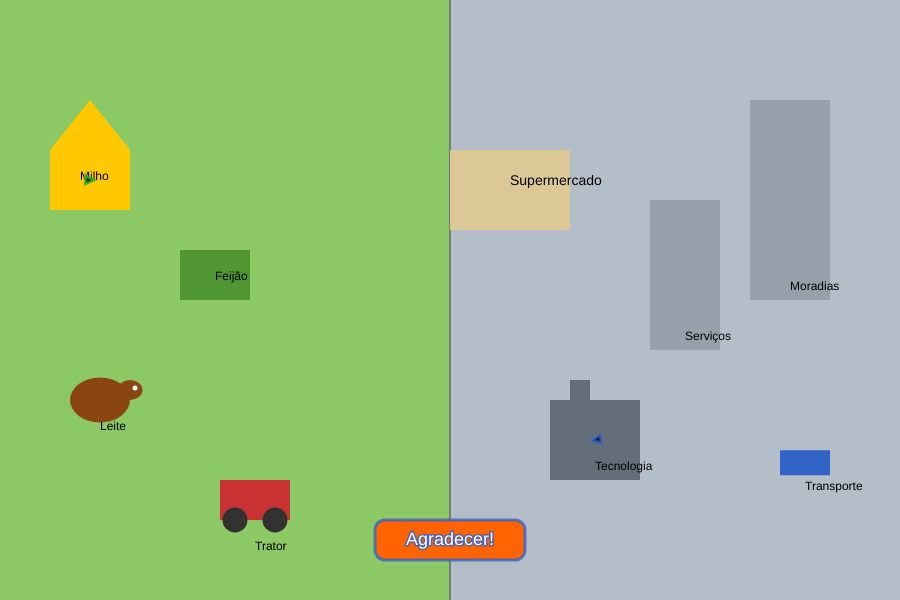
Frame 1 (no input)
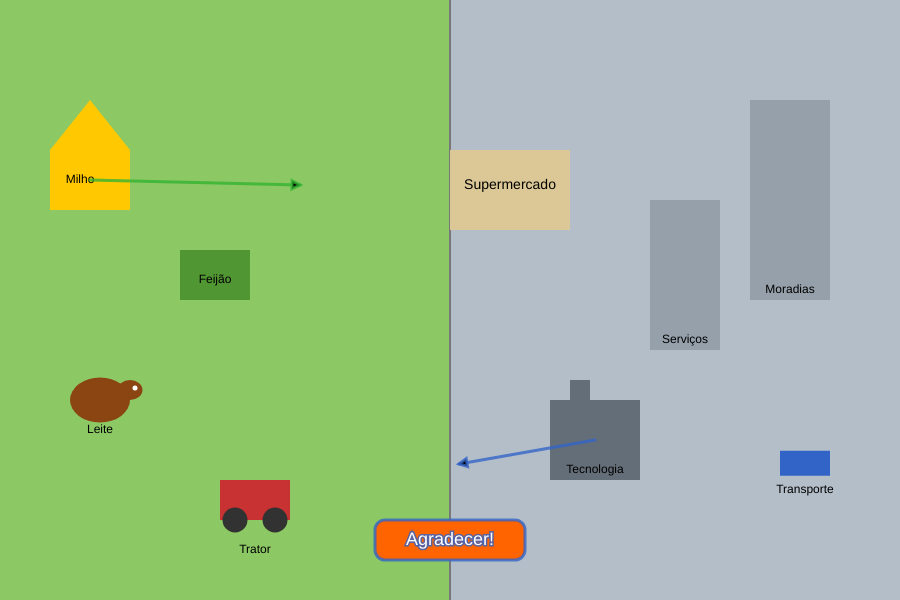
Frame 60 (no input)
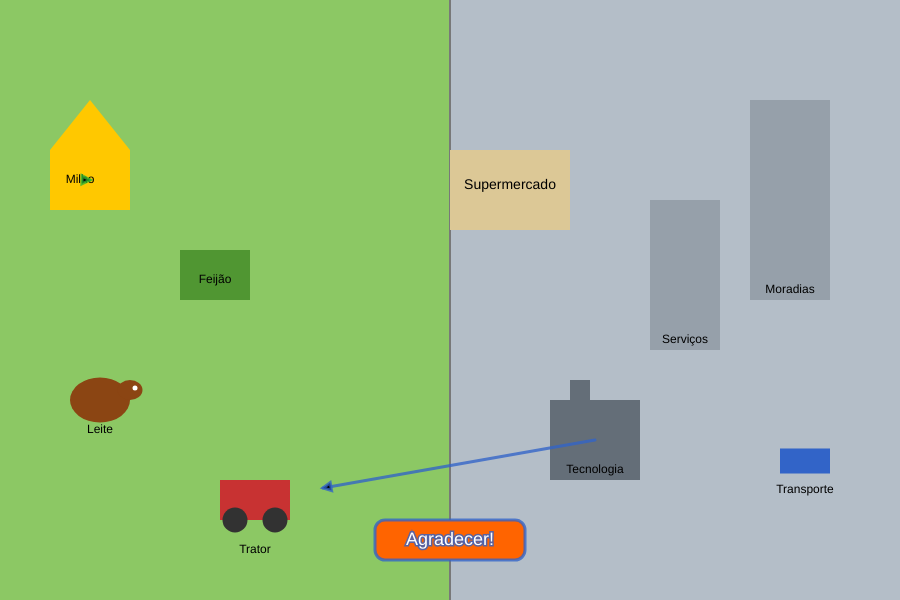
Frame 120 (the mouse pressed at the canvas centre since frame 60)

The p5.js sketch that drew these frames (run headless with seeded random() and noise() and a simulated clock; from frame 60 on, the mouse is pressed at the canvas centre):

// p5.js sketch
// ── sketch.js
// Variáveis para as animações de fluxo
let fluxoAlimentoX = 0;
let fluxoAlimentoY = 0;
let fluxoTecnologiaX = 0;
let fluxoTecnologiaY = 0;

// Variáveis para a animação do botão Agradecer
let agradecerAnimacaoAtiva = false;
let particulasAgradecer = [];

function setup() {
  createCanvas(900, 600); // Aumentei um pouco o tamanho do canvas
  // Definir o ponto inicial do fluxo de alimento (do campo)
  fluxoAlimentoX = width / 4; // Centro do campo
  fluxoAlimentoY = height / 2;
  // Definir o ponto inicial do fluxo de tecnologia (da cidade)
  fluxoTecnologiaX = width * 3 / 4; // Centro da cidade
  fluxoTecnologiaY = height / 2;
}

function draw() {
  background(240); // Fundo quase branco

  // --- Desenha o cenário de Campo e Cidade ---
  desenhaCenario();

  // --- Desenha os elementos do Campo ---
  desenhaCampoElementos();

  // --- Desenha os elementos da Cidade ---
  desenhaCidadeElementos();

  // --- Animação do Fluxo de Recursos ---
  animaFluxoRecursos();

  // --- Desenha e gerencia o botão de Agradecer ---
  desenhaBotaoAgradecer();

  // --- Gerencia a animação das partículas de agradecimento ---
  gerenciaParticulasAgradecer();

  // --- Exemplo de informação ao passar o mouse ---
  exibeInformacoesHover();
}

function desenhaCenario() {
  noStroke();

  // Campo (lado esquerdo)
  fill(140, 200, 100); // Verde vibrante
  rect(0, 0, width / 2, height);

  // Cidade (lado direito)
  fill(180, 190, 200); // Cinza azulado claro
  rect(width / 2, 0, width / 2, height);

  // Linha divisória central
  stroke(120);
  strokeWeight(2);
  line(width / 2, 0, width / 2, height);
}

function desenhaCampoElementos() {
  noStroke();

  // Plantação de Milho (amarelo)
  fill(255, 200, 0);
  rect(50, 150, 80, 60);
  triangle(50, 150, 90, 100, 130, 150); // Folhas simbólicas
  fill(0);
  textSize(12);
  text("Milho", 80, 180);

  // Plantação de Feijão (verde escuro)
  fill(80, 150, 50);
  rect(180, 250, 70, 50);
  fill(0);
  text("Feijão", 215, 280);

  // Vaca
  fill(139, 69, 19); // Marrom
  ellipse(100, 400, 60, 45); // Corpo
  ellipse(130, 390, 25, 20); // Cabeça
  fill(255);
  ellipse(135, 388, 5, 5); // Olho
  fill(0);
  textSize(12);
  text("Leite", 100, 430);

  // Trator
  fill(200, 50, 50); // Vermelho forte
  rect(220, 480, 70, 40);
  fill(50);
  ellipse(235, 520, 25, 25);
  ellipse(275, 520, 25, 25);
  fill(0);
  textSize(12);
  text("Trator", 255, 550);
}

function desenhaCidadeElementos() {
  noStroke();

  // Prédios
  fill(150, 160, 170); // Cinza médio
  rect(width - 150, 100, 80, 200); // Prédio alto
  rect(width - 250, 200, 70, 150); // Prédio médio
  fill(0);
  textSize(12);
  text("Moradias", width - 110, 290);
  text("Serviços", width - 215, 340);


  // Fábrica (simbolizando produção tecnológica)
  fill(100, 110, 120); // Cinza escuro
  rect(width - 350, 400, 90, 80);
  rect(width - 330, 380, 20, 20); // Chaminé
  fill(0);
  textSize(12);
  text("Tecnologia", width - 305, 470);

  // Carro (simbolizando transporte)
  fill(50, 100, 200); // Azul escuro
  rect(width - 120, 450 + sin(frameCount * 0.05) * 5, 50, 25); // Carro animado
  fill(0);
  text("Transporte", width - 95, 490);

  // Supermercado/Feira
  fill(220, 200, 150); // Creme
  rect(width - 450, 150, 120, 80);
  fill(0);
  textSize(14);
  text("Supermercado", width - 390, 185);
}

function animaFluxoRecursos() {
  // --- Fluxo de Alimento (Campo para Cidade) ---
  stroke(50, 180, 50, 200); // Verde transparente
  strokeWeight(3);
  let targetAlimentoX = width - 390; // Centro do supermercado
  let targetAlimentoY = 190;
  let startAlimentoX = 90; // Da plantação de milho
  let startAlimentoY = 180;

  // Animação da seta
  fluxoAlimentoX = lerp(startAlimentoX, targetAlimentoX, (frameCount % 120) / 120);
  fluxoAlimentoY = lerp(startAlimentoY, targetAlimentoY, (frameCount % 120) / 120);
  line(startAlimentoX, startAlimentoY, fluxoAlimentoX, fluxoAlimentoY);

  // Ponta da seta
  push();
  translate(fluxoAlimentoX, fluxoAlimentoY);
  let angleAlimento = atan2(targetAlimentoY - startAlimentoY, targetAlimentoX - startAlimentoX);
  rotate(angleAlimento);
  triangle(-8, -4, -8, 4, 0, 0); // Ponta da seta
  pop();


  // --- Fluxo de Tecnologia (Cidade para Campo) ---
  stroke(50, 100, 200, 200); // Azul transparente
  strokeWeight(3);
  let targetTecnologiaX = 255; // Para o trator
  let targetTecnologiaY = 500;
  let startTecnologiaX = width - 305; // Da fábrica
  let startTecnologiaY = 440;

  // Animação da seta
  fluxoTecnologiaX = lerp(startTecnologiaX, targetTecnologiaX, (frameCount % 150) / 150);
  fluxoTecnologiaY = lerp(startTecnologiaY, targetTecnologiaY, (frameCount % 150) / 150);
  line(startTecnologiaX, startTecnologiaY, fluxoTecnologiaX, fluxoTecnologiaY);

  // Ponta da seta
  push();
  translate(fluxoTecnologiaX, fluxoTecnologiaY);
  let angleTecnologia = atan2(targetTecnologiaY - startTecnologiaY, targetTecnologiaX - startTecnologiaX);
  rotate(angleTecnologia);
  triangle(-8, -4, -8, 4, 0, 0); // Ponta da seta
  pop();
}

function desenhaBotaoAgradecer() {
  let buttonX = width / 2 - 75;
  let buttonY = height - 80;
  let buttonWidth = 150;
  let buttonHeight = 40;

  // Efeito hover no botão
  if (mouseX > buttonX && mouseX < buttonX + buttonWidth &&
      mouseY > buttonY && mouseY < buttonY + buttonHeight) {
    fill(255, 120, 20, 220); // Laranja mais claro no hover
    cursor(HAND); // Mudar cursor para mão
  } else {
    fill(255, 100, 0); // Laranja normal
    cursor(ARROW); // Cursor normal
  }

  rect(buttonX, buttonY, buttonWidth, buttonHeight, 10); // Botão arredondado

  fill(255); // Texto branco
  textSize(18);
  textAlign(CENTER, CENTER);
  text("Agradecer!", width / 2, height - 60);
}

function mouseClicked() {
  let buttonX = width / 2 - 75;
  let buttonY = height - 80;
  let buttonWidth = 150;
  let buttonHeight = 40;

  // Verifica se o clique foi no botão
  if (mouseX > buttonX && mouseX < buttonX + buttonWidth &&
      mouseY > buttonY && mouseY < buttonY + buttonHeight) {
    agradecerAnimacaoAtiva = true;
    // Cria novas partículas para a animação
    for (let i = 0; i < 30; i++) {
      particulasAgradecer.push(new Particula(width / 2, height - 60));
    }
    // Remove as partículas após um tempo para não sobrecarregar
    setTimeout(() => {
      agradecerAnimacaoAtiva = false;
      particulasAgradecer = [];
    }, 1500); // 1.5 segundos
  }
}

function gerenciaParticulasAgradecer() {
  if (agradecerAnimacaoAtiva) {
    for (let i = particulasAgradecer.length - 1; i >= 0; i--) {
      let p = particulasAgradecer[i];
      p.update();
      p.display();
      if (p.isFinished()) {
        particulasAgradecer.splice(i, 1);
      }
    }
  }
}

// Classe para as partículas da animação de agradecimento
class Particula {
  constructor(x, y) {
    this.x = x;
    this.y = y;
    this.vx = random(-2, 2);
    this.vy = random(-3, -1);
    this.alpha = 255;
    this.size = random(8, 15);
    this.color = color(random(200, 255), random(100, 200), random(0, 50), this.alpha);
  }

  update() {
    this.x += this.vx;
    this.y += this.vy;
    this.alpha -= 5; // Desaparecer com o tempo
    this.vy += 0.05; // Pequena gravidade
  }

  display() {
    noStroke();
    this.color.setAlpha(this.alpha);
    fill(this.color);
    ellipse(this.x, this.y, this.size);
  }

  isFinished() {
    return this.alpha < 0;
  }
}

function exibeInformacoesHover() {
  textSize(14);
  fill(0); // Texto preto
  noStroke();

  // Info Milho
  if (mouseX > 50 && mouseX < 130 && mouseY > 150 && mouseY < 210) {
    text("O milho do campo alimenta a cidade!", mouseX + 10, mouseY - 10);
  }
  // Info Vaca
  if (dist(mouseX, mouseY, 100, 400) < 30) {
    text("O leite vai para sua mesa!", mouseX + 10, mouseY - 10);
  }
  // Info Supermercado
  if (mouseX > width - 450 && mouseX < width - 330 && mouseY > 150 && mouseY < 230) {
    text("Aqui chegam os produtos do campo!", mouseX + 10, mouseY - 10);
  }
  // Info Fábrica/Tecnologia
  if (mouseX > width - 350 && mouseX < width - 260 && mouseY > 400 && mouseY < 480) {
    text("Tecnologia da cidade ajuda o campo!", mouseX - 100, mouseY - 10);
  }
}
// ── style.css
html, 
body {
  margin: 0;
  padding: 0;
  background: url('bg-desktop.webp');
}
canvas {
  display: block;
}
